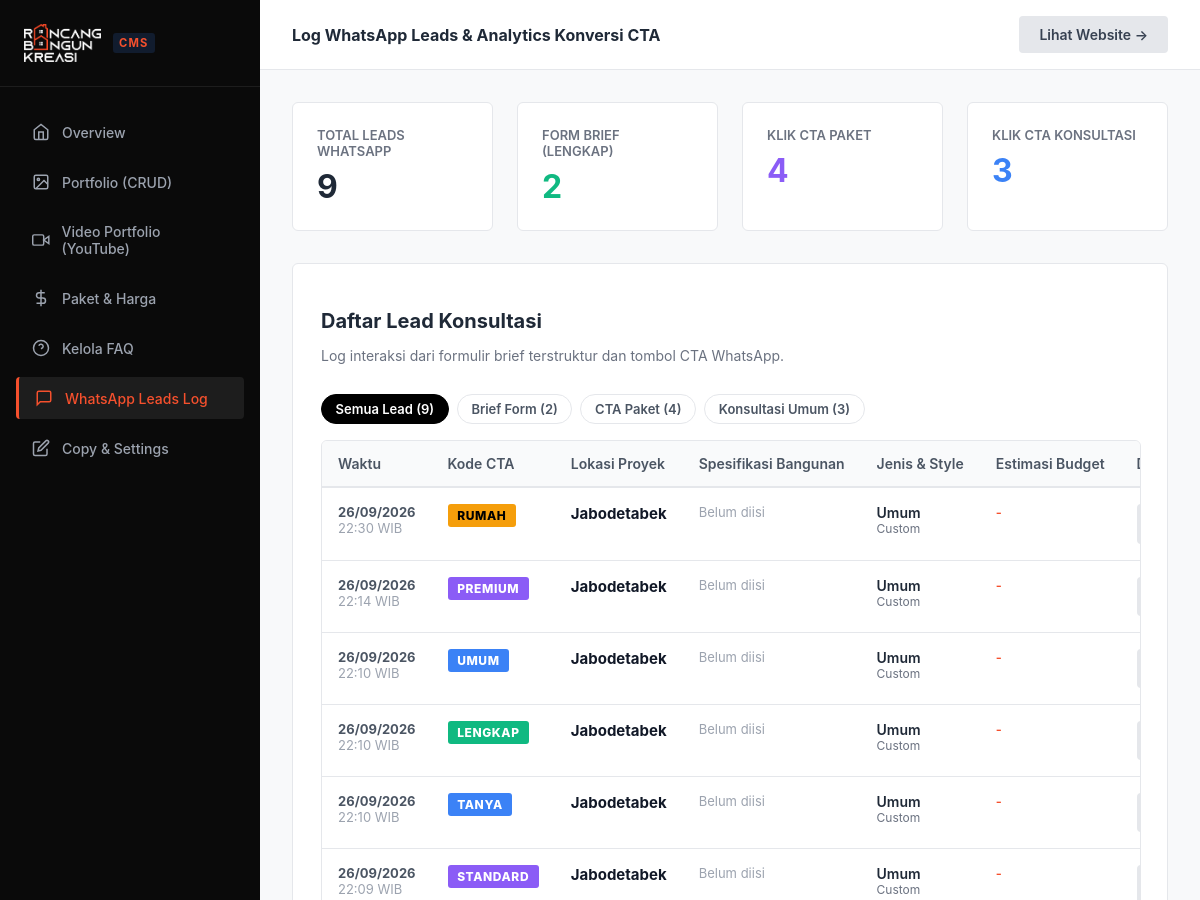
The page /admin/leads.php (signed in, upper part) on the database as committed earlier.
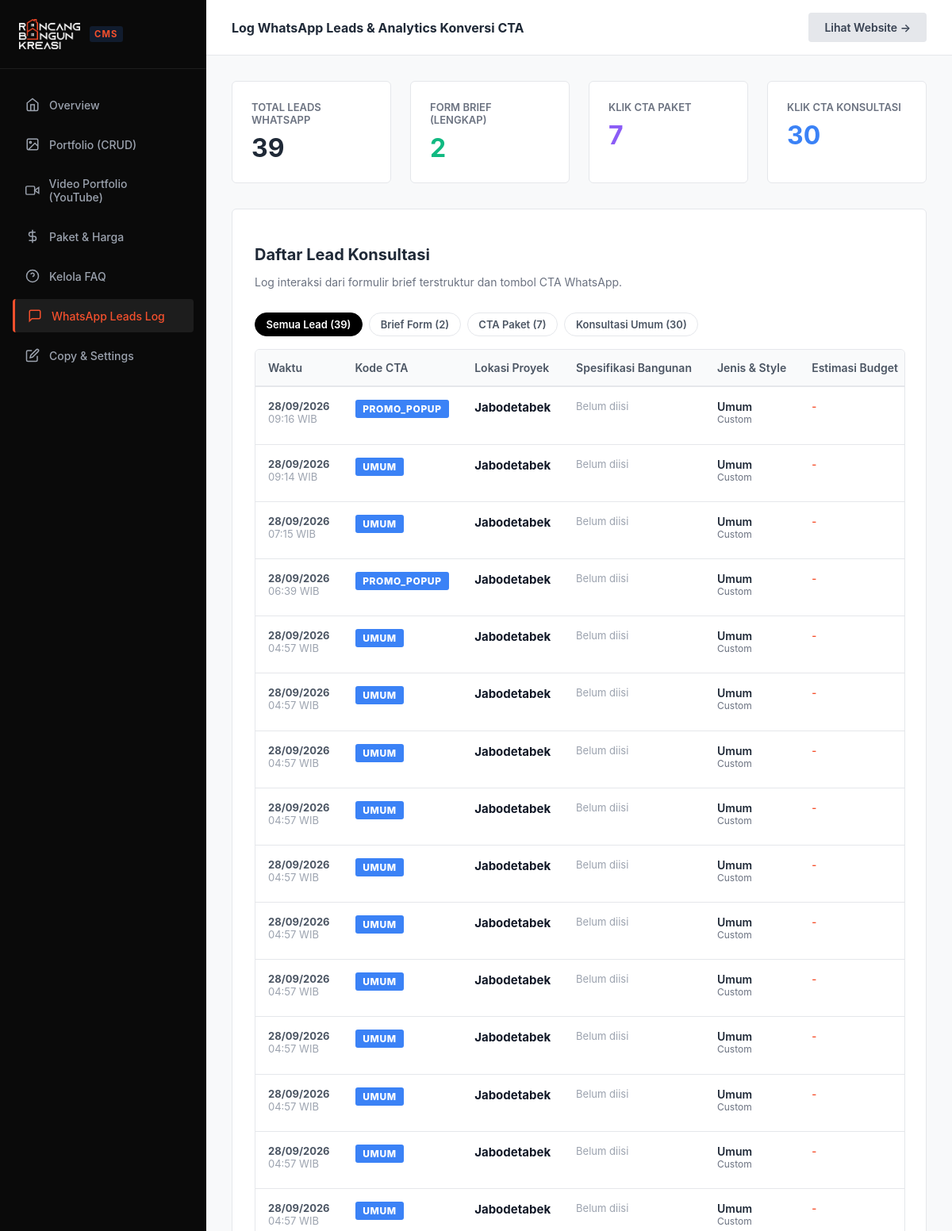
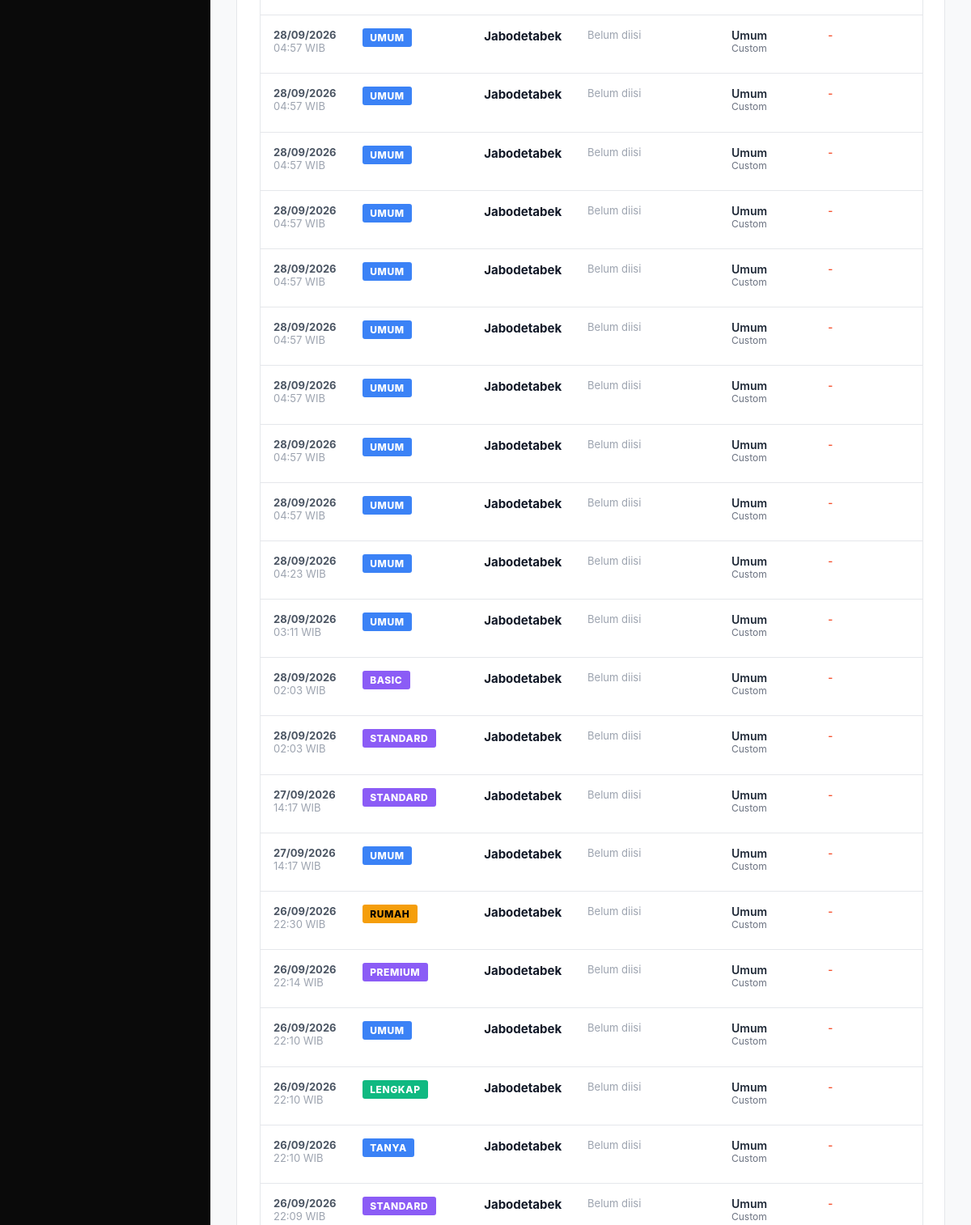
The same page on the database as committed later (2 pictures, top to bottom).
### tables this page shows
CREATE TABLE leads (
        id INTEGER PRIMARY KEY AUTOINCREMENT,
        name TEXT,
        wa_number TEXT,
        location TEXT,
        land_area TEXT,
        building_area TEXT,
        floors TEXT,
        building_type TEXT,
        style TEXT,
        budget TEXT,
        full_message TEXT,
        source_cta TEXT,
        status TEXT DEFAULT 'new',
        created_at DATETIME DEFAULT CURRENT_TIMESTAMP
    );

### config/auth.php (called while the page is built, shortened)
<?php
function e($string) {
    return htmlspecialchars($string ?? '', ENT_QUOTES, 'UTF-8');
}

### admin/leads.php (the view, shortened to what the changed rows need)
<?php
require_once __DIR__ . '/../config/auth.php';
$db = getDB();
$filter = $_GET['filter'] ?? 'all';
$sql = "SELECT * FROM leads";
$params = [];
$sql .= " ORDER BY created_at DESC";
$leads = $db->prepare($sql);
$leads->execute($params);
$leadsList = $leads->fetchAll();
$totalLeads = $db->query("SELECT COUNT(*) FROM leads")->fetchColumn();
$totalBriefs = $db->query("SELECT COUNT(*) FROM leads WHERE source_cta = 'LENGKAP'")->fetchColumn();
$totalPaket = $db->query("SELECT COUNT(*) FROM leads WHERE source_cta IN ('BASIC', 'STANDARD', 'PREMIUM', 'REKOMENDASI')")->fetchColumn();
$totalGeneral = $db->query("SELECT COUNT(*) FROM leads WHERE source_cta NOT IN ('LENGKAP', 'BASIC', 'STANDARD', 'PREMIUM', 'REKOMENDASI')")->fetchColumn();
?>
<!DOCTYPE html>
<html lang="id">
<head>
  <link rel="stylesheet" href="/assets/css/admin.css">
</head>
<body class="admin-body">
  <div class="admin-main">
    <div class="admin-content">
      <div class="stats-grid">
        <div class="stat-card">
          <div class="stat-label">Total Leads WhatsApp</div>
          <div class="stat-value"><?= $totalLeads; ?></div>
        </div>
        <div class="stat-card">
          <div class="stat-label">Klik CTA Paket</div>
          <div class="stat-value" style="color: #8B5CF6;"><?= $totalPaket; ?></div>
        </div>
        <div class="stat-card">
          <div class="stat-label">Klik CTA Konsultasi</div>
          <div class="stat-value" style="color: #3B82F6;"><?= $totalGeneral; ?></div>
        </div>
      </div>
      <div class="card">
        <div style="display: flex; align-items: center; justify-content: space-between; flex-wrap: wrap; gap: 1rem; margin-bottom: 1rem;">
          <div>
            <h2 style="font-size: 1.25rem; font-weight: 700; margin-bottom: 0.25rem;">Daftar Lead Konsultasi</h2>
          </div>
          <div class="filter-pills" style="margin-bottom: 0;">
            <a href="/admin/leads.php?filter=all" class="filter-pill <?= $filter === 'all' ? 'active' : ''; ?>">Semua Lead (<?= $totalLeads; ?>)</a>
            <a href="/admin/leads.php?filter=brief" class="filter-pill <?= $filter === 'brief' ? 'active' : ''; ?>">Brief Form (<?= $totalBriefs; ?>)</a>
            <a href="/admin/leads.php?filter=paket" class="filter-pill <?= $filter === 'paket' ? 'active' : ''; ?>">CTA Paket (<?= $totalPaket; ?>)</a>
            <a href="/admin/leads.php?filter=umum" class="filter-pill <?= $filter === 'umum' ? 'active' : ''; ?>">Konsultasi Umum (<?= $totalGeneral; ?>)</a>
          </div>
        </div>
        <?php if (empty($leadsList)): ?>
          <div style="text-align: center; padding: 4rem 2rem; color: #9CA3AF; background: #F9FAFB; border-radius: 6px; border: 1px dashed #E5E7EB;">
            <svg width="48" height="48" viewBox="0 0 24 24" fill="none" stroke="currentColor" stroke-width="1.5" style="margin-bottom: 1rem; color: #D1D5DB;"><path d="M21 15a2 2 0 0 1-2 2H7l-4 4V5a2 2 0 0 1 2-2h14a2 2 0 0 1 2 2z"/></svg>
            <div style="font-size: 1rem; font-weight: 600; color: #374151;">Belum Ada Lead Tersimpan</div>
            <div style="font-size: 0.875rem; color: #6B7280; margin-top: 0.25rem;">Leads akan otomatis masuk ketika pengunjung mengklik CTA WhatsApp atau mengirim formulir brief.</div>
          </div>
        <?php else: ?>
          <div class="table-responsive">
            <table class="admin-table">
              <thead>
                <tr>
                  <th style="width: 130px;">Waktu</th>
                  <th style="width: 140px;">Kode CTA</th>
                  <th style="width: 180px;">Lokasi Proyek</th>
                  <th style="width: 200px;">Spesifikasi Bangunan</th>
                  <th style="width: 180px;">Jenis & Style</th>
                  <th style="width: 160px;">Estimasi Budget</th>
                  <th style="width: 160px;">Detail Brief</th>
                </tr>
              </thead>
              <tbody>
                <?php foreach ($leadsList as $lead): ?>
                  <?php
                    $ctaCode = strtoupper($lead['source_cta'] ?? 'UMUM');
                    $badgeClass = 'umum';
                    if ($ctaCode === 'LENGKAP') {
                        $badgeClass = 'lengkap';
                    } elseif (in_array($ctaCode, ['BASIC', 'STANDARD', 'PREMIUM', 'REKOMENDASI'])) {
                        $badgeClass = 'paket';
                    } elseif (in_array($ctaCode, ['SEBELUM-BANGUN', 'RUMAH', 'KOMERSIAL'])) {
                        $badgeClass = 'sebelum';
                    }
                  ?>
                  <tr>
                    <td style="white-space: nowrap; font-size: 0.8125rem; color: #4B5563;">
                      <strong><?= date('d/m/Y', strtotime($lead['created_at'])); ?></strong><br>
                      <span style="color: #9CA3AF;"><?= date('H:i', strtotime($lead['created_at'])); ?> WIB</span>
                    </td>
                    <td>
                      <span class="badge-cta <?= $badgeClass; ?>"><?= e($ctaCode); ?></span>
                    </td>
                    <td>
                      <strong style="color: #111827; font-size: 0.9375rem;"><?= e($lead['location'] ?? 'Jabodetabek'); ?></strong>
                    </td>
                    <td style="font-size: 0.8125rem; color: #374151;">
                      <?php if (!empty($lead['land_area']) || !empty($lead['building_area'])): ?>
                        <div>Tanah: <strong><?= e($lead['land_area'] ?? '-'); ?> m²</strong></div>
                        <div>Bangunan: <strong><?= e($lead['building_area'] ?? '-'); ?> m²</strong> (<?= e($lead['floors'] ?? '-'); ?>)</div>
                      <?php else: ?>
                        <span style="color: #9CA3AF;">Belum diisi</span>
                      <?php endif; ?>
                    </td>
                    <td>
                      <div style="font-weight: 600; color: #1F2937;"><?= e($lead['building_type'] ?? 'Umum'); ?></div>
                      <div style="font-size: 0.75rem; color: #6B7280;"><?= e($lead['style'] ?? 'Custom'); ?></div>
                    </td>
                    <td style="font-size: 0.8125rem; font-weight: 600; color: var(--admin-primary);">
                      <?= e($lead['budget'] ?? '-'); ?>
                    </td>
                    <td>
                      <button type="button" class="btn-admin btn-admin-secondary btn-view-brief" style="padding: 0.35rem 0.75rem; font-size: 0.75rem;" data-message="<?= e($lead['full_message']); ?>" data-cta="<?= e($ctaCode); ?>" data-date="<?= date('d M Y H:i', strtotime($lead['created_at'])); ?>">
                      </button>
                    </td>
                  </tr>
                <?php endforeach; ?>
              </tbody>
            </table>
          </div>
        <?php endif; ?>
      </div>
    </div>
  </div>
</body>
</html>

Rows that differ between the two databases and show on the page:
added leads: created_at "28/09/2026", created_at "09:16", source_cta "PROMO_POPUP", location "Jabodetabek", shows "Belum diisi", building_type "Umum", style "Custom", budget "-"
added leads: created_at "28/09/2026", created_at "09:14", source_cta "UMUM", location "Jabodetabek", shows "Belum diisi", building_type "Umum", style "Custom", budget "-"
added leads: created_at "28/09/2026", created_at "07:15", source_cta "UMUM", location "Jabodetabek", shows "Belum diisi", building_type "Umum", style "Custom", budget "-"
added leads: created_at "28/09/2026", created_at "06:39", source_cta "PROMO_POPUP", location "Jabodetabek", shows "Belum diisi", building_type "Umum", style "Custom", budget "-"
added leads: created_at "28/09/2026", created_at "04:57", source_cta "UMUM", location "Jabodetabek", shows "Belum diisi", building_type "Umum", style "Custom", budget "-"
added leads: created_at "28/09/2026", created_at "04:57", source_cta "UMUM", location "Jabodetabek", shows "Belum diisi", building_type "Umum", style "Custom", budget "-"
added leads: created_at "28/09/2026", created_at "04:57", source_cta "UMUM", location "Jabodetabek", shows "Belum diisi", building_type "Umum", style "Custom", budget "-"
added leads: created_at "28/09/2026", created_at "04:57", source_cta "UMUM", location "Jabodetabek", shows "Belum diisi", building_type "Umum", style "Custom", budget "-"
added leads: created_at "28/09/2026", created_at "04:57", source_cta "UMUM", location "Jabodetabek", shows "Belum diisi", building_type "Umum", style "Custom", budget "-"
added leads: created_at "28/09/2026", created_at "04:57", source_cta "UMUM", location "Jabodetabek", shows "Belum diisi", building_type "Umum", style "Custom", budget "-"
added leads: created_at "28/09/2026", created_at "04:57", source_cta "UMUM", location "Jabodetabek", shows "Belum diisi", building_type "Umum", style "Custom", budget "-"
added leads: created_at "28/09/2026", created_at "04:57", source_cta "UMUM", location "Jabodetabek", shows "Belum diisi", building_type "Umum", style "Custom", budget "-"
added leads: created_at "28/09/2026", created_at "04:57", source_cta "UMUM", location "Jabodetabek", shows "Belum diisi", building_type "Umum", style "Custom", budget "-"
added leads: created_at "28/09/2026", created_at "04:57", source_cta "UMUM", location "Jabodetabek", shows "Belum diisi", building_type "Umum", style "Custom", budget "-"
added leads: created_at "28/09/2026", created_at "04:57", source_cta "UMUM", location "Jabodetabek", shows "Belum diisi", building_type "Umum", style "Custom", budget "-"
added leads: created_at "28/09/2026", created_at "04:57", source_cta "UMUM", location "Jabodetabek", shows "Belum diisi", building_type "Umum", style "Custom", budget "-"
added leads: created_at "28/09/2026", created_at "04:57", source_cta "UMUM", location "Jabodetabek", shows "Belum diisi", building_type "Umum", style "Custom", budget "-"
added leads: created_at "28/09/2026", created_at "04:57", source_cta "UMUM", location "Jabodetabek", shows "Belum diisi", building_type "Umum", style "Custom", budget "-"
added leads: created_at "28/09/2026", created_at "04:57", source_cta "UMUM", location "Jabodetabek", shows "Belum diisi", building_type "Umum", style "Custom", budget "-"
added leads: created_at "28/09/2026", created_at "04:57", source_cta "UMUM", location "Jabodetabek", shows "Belum diisi", building_type "Umum", style "Custom", budget "-"
added leads: created_at "28/09/2026", created_at "04:57", source_cta "UMUM", location "Jabodetabek", shows "Belum diisi", building_type "Umum", style "Custom", budget "-"
added leads: created_at "28/09/2026", created_at "04:57", source_cta "UMUM", location "Jabodetabek", shows "Belum diisi", building_type "Umum", style "Custom", budget "-"
added leads: created_at "28/09/2026", created_at "04:57", source_cta "UMUM", location "Jabodetabek", shows "Belum diisi", building_type "Umum", style "Custom", budget "-"
added leads: created_at "28/09/2026", created_at "04:57", source_cta "UMUM", location "Jabodetabek", shows "Belum diisi", building_type "Umum", style "Custom", budget "-"
added leads: created_at "28/09/2026", created_at "04:23", source_cta "UMUM", location "Jabodetabek", shows "Belum diisi", building_type "Umum", style "Custom", budget "-"
added leads: created_at "28/09/2026", created_at "03:11", source_cta "UMUM", location "Jabodetabek", shows "Belum diisi", building_type "Umum", style "Custom", budget "-"
added leads: created_at "28/09/2026", created_at "02:03", source_cta "BASIC", location "Jabodetabek", shows "Belum diisi", building_type "Umum", style "Custom", budget "-"
added leads: created_at "28/09/2026", created_at "02:03", source_cta "STANDARD", location "Jabodetabek", shows "Belum diisi", building_type "Umum", style "Custom", budget "-"
added leads: created_at "27/09/2026", created_at "14:17", source_cta "STANDARD", location "Jabodetabek", shows "Belum diisi", building_type "Umum", style "Custom", budget "-"
added leads: created_at "27/09/2026", created_at "14:17", source_cta "UMUM", location "Jabodetabek", shows "Belum diisi", building_type "Umum", style "Custom", budget "-"
Other text that changed with them:
$totalLeads: "9" → "39"
$totalPaket: "4" → "7"
$totalGeneral: "3" → "30"
